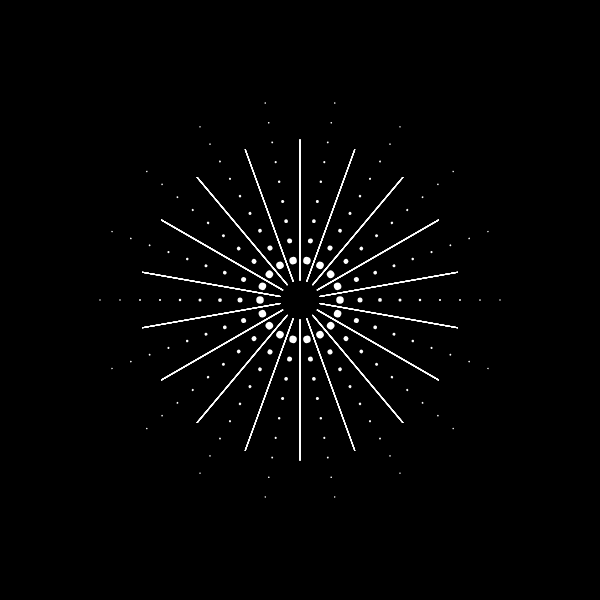
Frame 1 (no input)
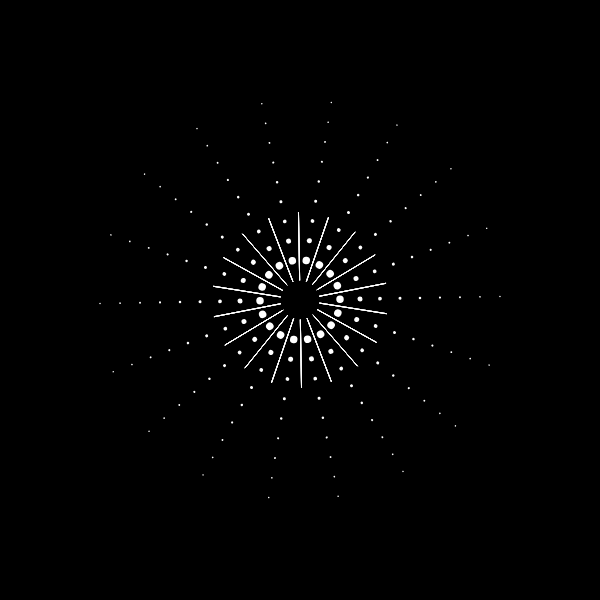
Frame 60 (no input)
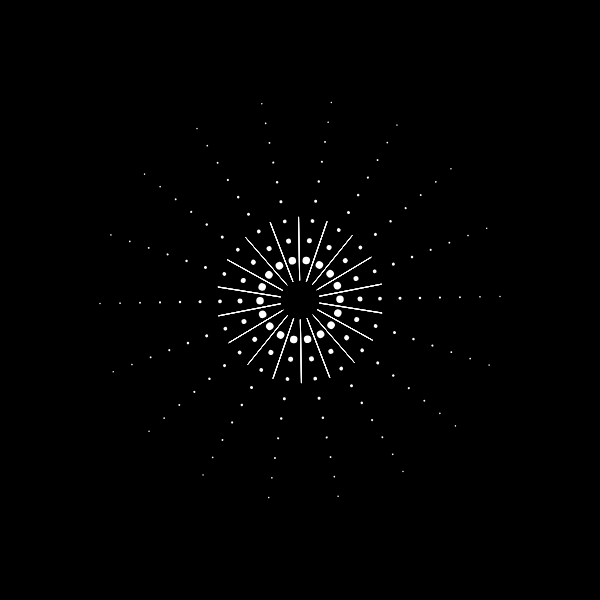
Frame 120 (the mouse pressed at the canvas centre since frame 60)

The p5.js sketch that drew these frames (run headless with seeded random() and noise() and a simulated clock; from frame 60 on, the mouse is pressed at the canvas centre):

// p5.js sketch
// ── sketch.js
let canvas_w = 600; //canvas width
let canvas_h = 600; //canvas height
let size = 15;      //size of largest dot
let num = 11;       //number of dots per line
let counter = 0;    //make the whole thing rotate
let spacing = 20;   //spacing between dots
let rot = 20;       //angle between dots
let off_rot = 10;   // angle between lines and dots



function setup() {
  createCanvas(canvas_w, canvas_h);
  angleMode(DEGREES);
}

function draw() {
  background(0);
  translate(canvas_w / 2, canvas_h / 2); // centered in (0,0);

  fill(255);
  noStroke();
  rotate(counter);
  for (let j = 0; j < 360/rot; j++) {
    rotate(rot);
    for (let i = 2; i < num; i++) {
      ellipse(spacing * i, 0, size / i);

      push()
      strokeWeight(abs(cos(counter)));
      stroke(255);
      rotate(off_rot);
      line(20,0,150*abs(cos(counter))+10,0);
      pop()
    }
  }
  counter++;


}
